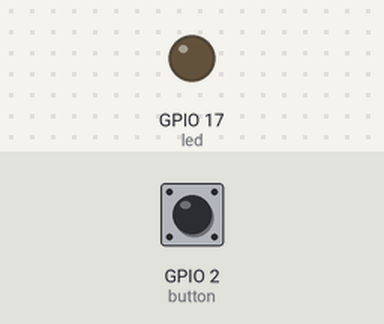
This program was run on a simulated Raspberry Pi (BCM pin numbers). Parts: output pins drawn as LEDs (lit = HIGH). The inputs (shaded band) are chosen by the test bench; at power-on: GPIO 2 (button) HIGH.

Above: at 1.2 s.
1.3 s: GPIO 2 (button) pulled LOW for 0.15 s
At 1.38 s:
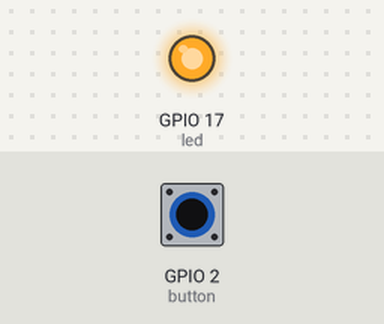
2.9 s: GPIO 2 (button) pulled LOW for 3.2 s
At 6.9 s:
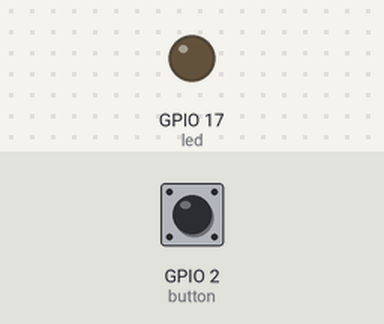
Timing chart, 0 to 8.4 s (numbered marks = the images above; inputs shaded):
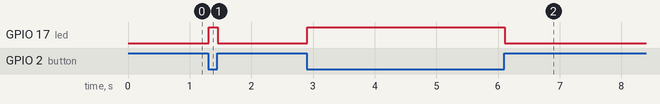

The program:

gpio_from_desktop.py
```python
from gpiozero import LED, Button
from gpiozero.pins.pigpio import PiGPIOFactory
from signal import pause

factory = PiGPIOFactory(host='192.168.2.113')

button = Button(2)
led = LED(17, pin_factory=factory)

led.source = button.values

pause()
```

Measured:
- after the input at 1.3 s, GPIO 17 (led): LOW → HIGH at once, → LOW 0.15 s later
- after the input at 2.9 s, GPIO 17 (led): LOW → HIGH at once, → LOW 3.2 s later
